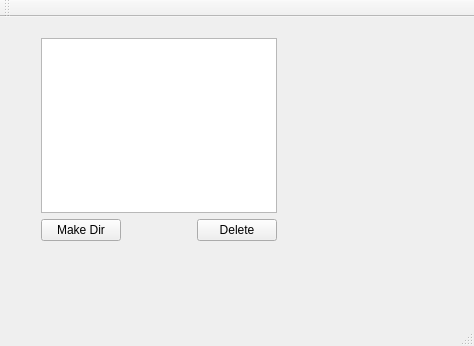
<?xml version="1.0" encoding="UTF-8"?>
<ui version="4.0">
 <class>MainWindow</class>
 <widget class="QMainWindow" name="MainWindow">
  <property name="geometry">
   <rect>
    <x>0</x>
    <y>0</y>
    <width>474</width>
    <height>346</height>
   </rect>
  </property>
  <property name="windowTitle">
   <string>MainWindow</string>
  </property>
  <widget class="QWidget" name="centralWidget">
   <widget class="QWidget" name="">
    <property name="geometry">
     <rect>
      <x>30</x>
      <y>10</y>
      <width>258</width>
      <height>225</height>
     </rect>
    </property>
    <layout class="QVBoxLayout" name="verticalLayout">
     <item>
      <widget class="QTreeView" name="treeView"/>
     </item>
     <item>
      <layout class="QHBoxLayout" name="horizontalLayout">
       <item>
        <widget class="QPushButton" name="pushButton">
         <property name="text">
          <string>Make Dir</string>
         </property>
        </widget>
       </item>
       <item>
        <spacer name="horizontalSpacer">
         <property name="orientation">
          <enum>Qt::Horizontal</enum>
         </property>
         <property name="sizeHint" stdset="0">
          <size>
           <width>40</width>
           <height>20</height>
          </size>
         </property>
        </spacer>
       </item>
       <item>
        <widget class="QPushButton" name="pushButton_2">
         <property name="text">
          <string>Delete</string>
         </property>
        </widget>
       </item>
      </layout>
     </item>
    </layout>
   </widget>
  </widget>
  <widget class="QMenuBar" name="menuBar">
   <property name="geometry">
    <rect>
     <x>0</x>
     <y>0</y>
     <width>474</width>
     <height>21</height>
    </rect>
   </property>
  </widget>
  <widget class="QToolBar" name="mainToolBar">
   <attribute name="toolBarArea">
    <enum>TopToolBarArea</enum>
   </attribute>
   <attribute name="toolBarBreak">
    <bool>false</bool>
   </attribute>
  </widget>
  <widget class="QStatusBar" name="statusBar"/>
 </widget>
 <layoutdefault spacing="6" margin="11"/>
 <resources/>
 <connections/>
</ui>
